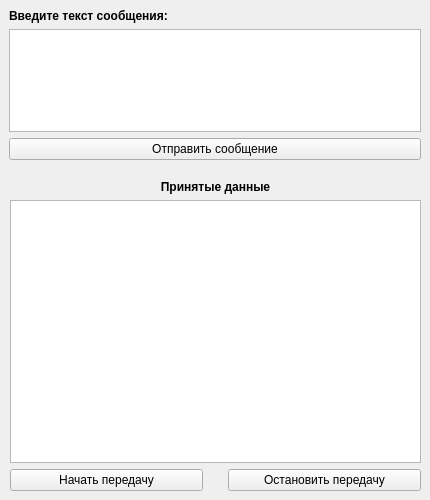
<?xml version="1.0" encoding="UTF-8"?>
<ui version="4.0">
 <class>MainWindow</class>
 <widget class="QMainWindow" name="MainWindow">
  <property name="geometry">
   <rect>
    <x>0</x>
    <y>0</y>
    <width>430</width>
    <height>500</height>
   </rect>
  </property>
  <property name="sizePolicy">
   <sizepolicy hsizetype="Fixed" vsizetype="Fixed">
    <horstretch>0</horstretch>
    <verstretch>0</verstretch>
   </sizepolicy>
  </property>
  <property name="minimumSize">
   <size>
    <width>430</width>
    <height>0</height>
   </size>
  </property>
  <property name="maximumSize">
   <size>
    <width>16777215</width>
    <height>500</height>
   </size>
  </property>
  <property name="windowTitle">
   <string>MainWindow</string>
  </property>
  <property name="toolButtonStyle">
   <enum>Qt::ToolButtonStyle::ToolButtonIconOnly</enum>
  </property>
  <widget class="QWidget" name="centralwidget">
   <widget class="QWidget" name="verticalLayoutWidget">
    <property name="geometry">
     <rect>
      <x>10</x>
      <y>180</y>
      <width>411</width>
      <height>311</height>
     </rect>
    </property>
    <layout class="QVBoxLayout" name="verticalLayout">
     <item>
      <widget class="QLabel" name="lb_receiveData">
       <property name="font">
        <font>
         <bold>true</bold>
        </font>
       </property>
       <property name="text">
        <string>Принятые данные</string>
       </property>
       <property name="alignment">
        <set>Qt::AlignmentFlag::AlignCenter</set>
       </property>
      </widget>
     </item>
     <item>
      <widget class="QTextEdit" name="te_result">
       <property name="focusPolicy">
        <enum>Qt::FocusPolicy::NoFocus</enum>
       </property>
      </widget>
     </item>
     <item>
      <layout class="QHBoxLayout" name="horizontalLayout_3">
       <property name="spacing">
        <number>25</number>
       </property>
       <item>
        <widget class="QPushButton" name="pb_start">
         <property name="text">
          <string>Начать передачу</string>
         </property>
        </widget>
       </item>
       <item>
        <widget class="QPushButton" name="pb_stop">
         <property name="text">
          <string>Остановить передачу</string>
         </property>
        </widget>
       </item>
      </layout>
     </item>
    </layout>
   </widget>
   <widget class="QWidget" name="">
    <property name="geometry">
     <rect>
      <x>9</x>
      <y>9</y>
      <width>412</width>
      <height>151</height>
     </rect>
    </property>
    <layout class="QVBoxLayout" name="verticalLayout_2">
     <item>
      <widget class="QLabel" name="lb_promt">
       <property name="font">
        <font>
         <bold>true</bold>
        </font>
       </property>
       <property name="text">
        <string>Введите текст сообщения:</string>
       </property>
      </widget>
     </item>
     <item>
      <widget class="QTextEdit" name="te_msg">
       <property name="maximumSize">
        <size>
         <width>16777215</width>
         <height>16777215</height>
        </size>
       </property>
      </widget>
     </item>
     <item>
      <widget class="QPushButton" name="pb_send">
       <property name="text">
        <string>Отправить сообщение</string>
       </property>
      </widget>
     </item>
    </layout>
   </widget>
  </widget>
 </widget>
 <tabstops>
  <tabstop>te_msg</tabstop>
  <tabstop>pb_send</tabstop>
  <tabstop>pb_start</tabstop>
  <tabstop>pb_stop</tabstop>
 </tabstops>
 <resources/>
 <connections/>
 <designerdata>
  <property name="gridDeltaX">
   <number>10</number>
  </property>
  <property name="gridDeltaY">
   <number>10</number>
  </property>
  <property name="gridSnapX">
   <bool>true</bool>
  </property>
  <property name="gridSnapY">
   <bool>true</bool>
  </property>
  <property name="gridVisible">
   <bool>true</bool>
  </property>
 </designerdata>
</ui>
